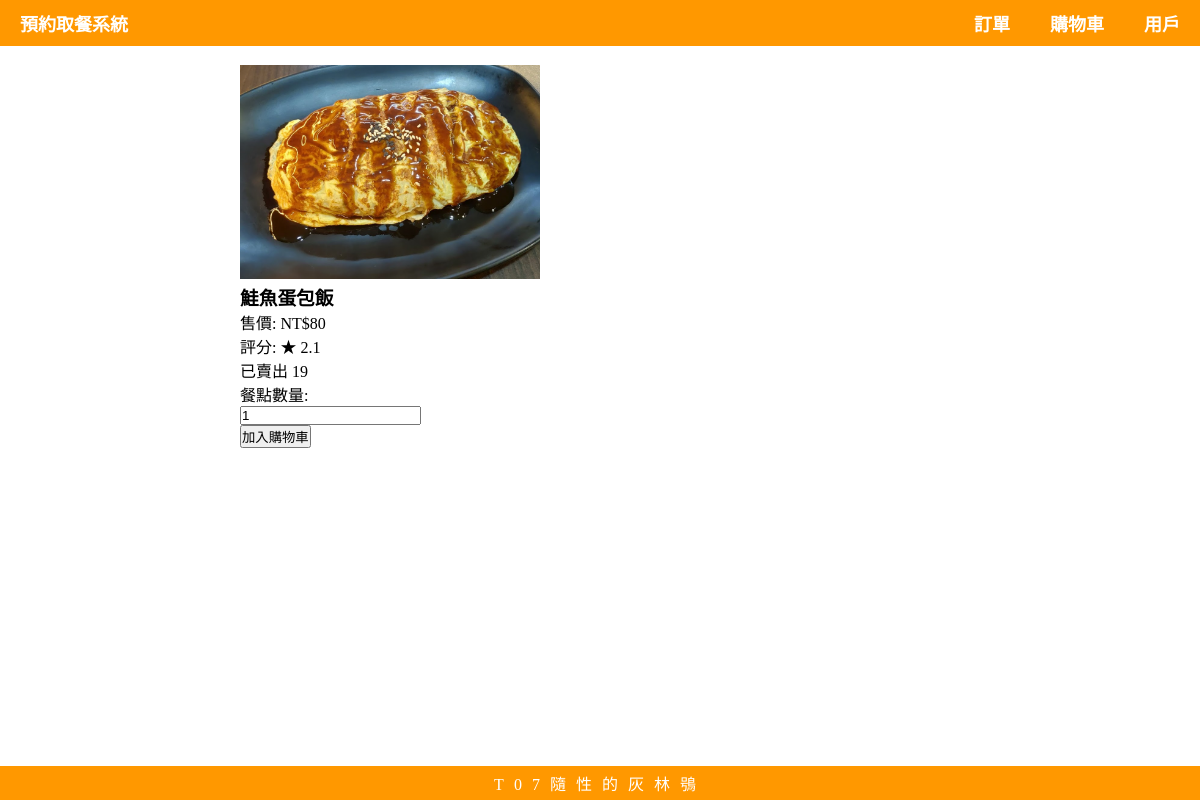
The page /food/2 on the database its author committed.
### Pre_Order_System/models.py (models this page shows, shortened)
class Food(models.Model):
    restaurant = models.ForeignKey(Restaurant, on_delete=models.CASCADE, related_name='menu_items', verbose_name='店家')
    name = models.CharField(max_length=100, verbose_name='菜名')
    price = models.IntegerField(default=0, verbose_name='售價')
    stars = models.IntegerField(default=0, verbose_name='總星數')
    sales = models.IntegerField(default=0, verbose_name='總銷售量')
    img = models.ImageField(upload_to='food_images/', verbose_name='圖片')
    def get_rating(self):
        if self.sales == 0:
            return 0
        else:
            return round(self.stars / self.sales, 1)

### Pre_Order_System/views.py (the view)
# urls.py: path('food/<int:id>', views.food, name='food'),
def food(request, id):
    food = get_object_or_404(Food, id = id)
    addfood_success = False
    quantity = 0
    if request.method == 'POST':
        if not request.user.is_authenticated:
            return redirect('login')
        addofood_form = AddFoodForm(request.POST)
        if addofood_form.is_valid():
            quantity = addofood_form.cleaned_data['quantity']
            member = Member.objects.get(user=request.user)
            cartitem, created = CartItem.objects.get_or_create(member=member, food=food, defaults={'quantity': quantity})
            if not created:
                cartitem.quantity += quantity
                cartitem.save()
            addfood_success = True
        else:
            context = {
                'food': food,
                'addofood_form': addofood_form,
                'addfood_success': addfood_success,
                'message': "系統錯誤！請再試一次",
            }
            return render(request, 'food.html', context)
    else:
        addofood_form = AddFoodForm()
    context = {
        'food': food,
        'addofood_form': addofood_form,
        'addfood_success': addfood_success,
        'quantity': quantity,
    }
    return render(request, 'food.html', context)

### Pre_Order_System/forms.py
class AddFoodForm(forms.Form):
    quantity = forms.IntegerField(initial=1, min_value=1)

### Pre_Order_System/templates/food.html (shortened to what this page needs)
{% extends "master.html" %}
{% block content %}
<img src="{{ food.img.url }}" alt="{{ food.name }}" style="width: 300px;">
<h3>{{ food.name }}</h3>
<p>售價: NT${{ food.price }}</p>
<p>評分: &starf; {{ food.get_rating|floatformat:1 }}</p>
<p>已賣出 {{ food.sales }}</p>
<form action="" method="post">
    <label for="quantity">餐點數量: </label><br>
    {{ addofood_form.quantity }}<br>
    <input type="submit" value="加入購物車">
</form>
{% endblock %}

### static/css/master.css (style rules this page uses)
* { margin: 0; padding: 0; }

### rows shown on the page
Food: img (picture), name "鮭魚蛋包飯", price "80", get_rating "2.1", sales "19"
